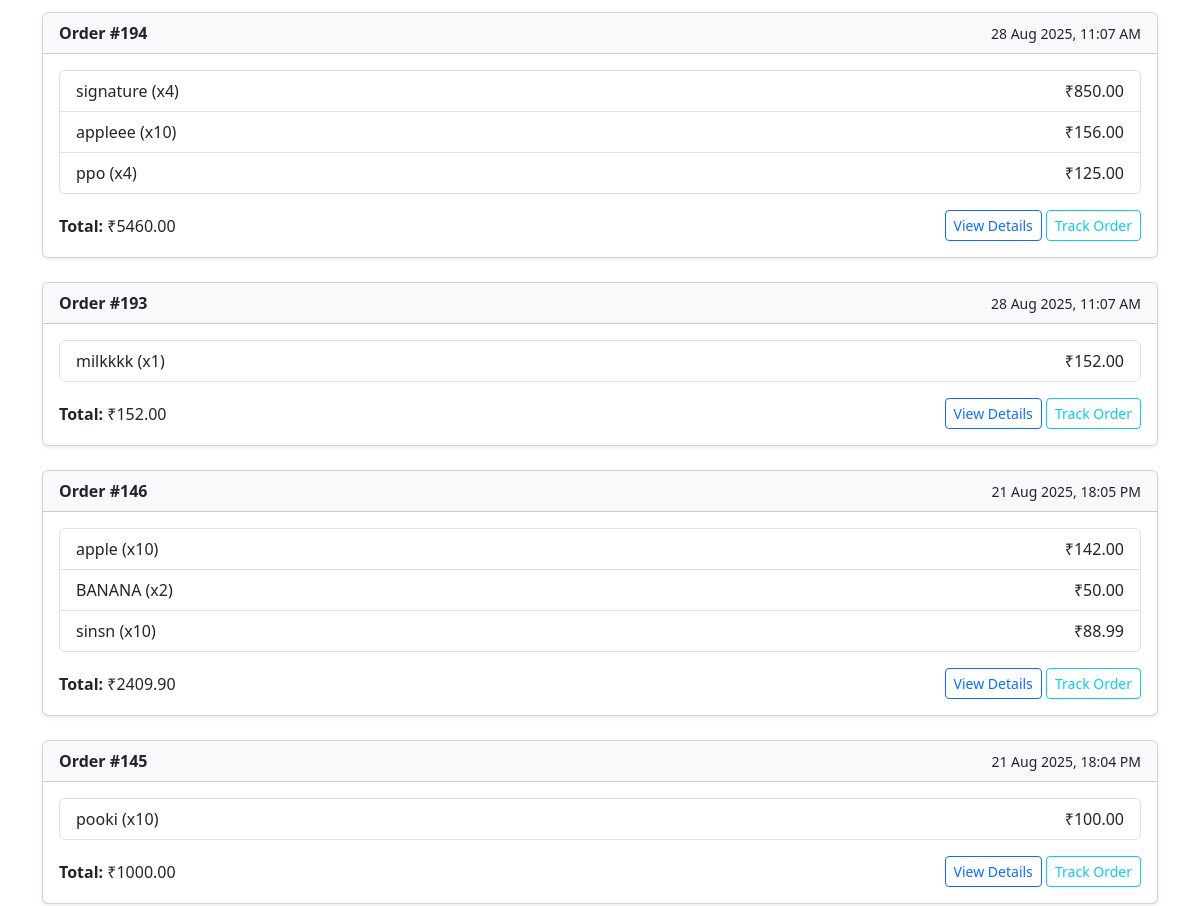
The app's page /accounts/orders/ (signed in, middle part), older data.
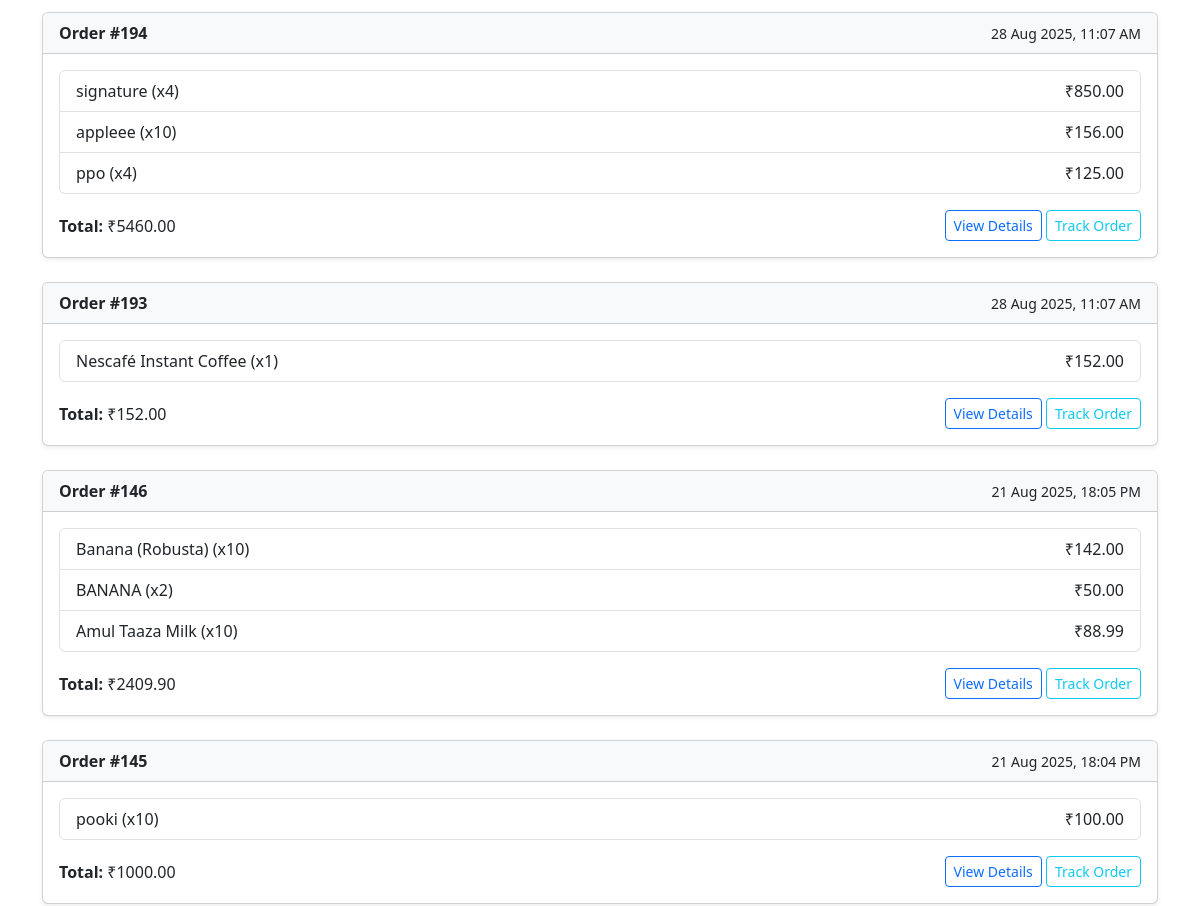
The same page, newer data.
### accounts/models.py (models this page shows, shortened)
class OrderItem(models.Model):
    order = models.ForeignKey(Order, related_name='items', on_delete=models.CASCADE)
    variant = models.ForeignKey(ProductVariant, on_delete=models.SET_NULL, null=True, blank=True)
    product = models.ForeignKey(Product, on_delete=models.SET_NULL, null=True)
    price = models.DecimalField(max_digits=10, decimal_places=2)
    quantity = models.PositiveIntegerField(default=1)

### shop/models.py (models this page shows, shortened)
class Product(models.Model):
    category = models.ForeignKey(Category, on_delete=models.CASCADE, related_name='products')
    name = models.CharField(max_length=255)
    slug = models.SlugField(unique=True ,blank=True)
    description = models.TextField()
    price = models.DecimalField(max_digits=10, decimal_places=2)
    discount_price = models.DecimalField(max_digits=10, decimal_places=2, null=True, blank=True)
    image = models.ImageField(upload_to='products/')
    is_featured = models.BooleanField(default=False)
    sold_count = models.PositiveIntegerField(default=0)
    created_at = models.DateTimeField(auto_now_add=True)
    views = models.PositiveIntegerField(default=1)
    available = models.BooleanField(default=True)
    stock = models.PositiveIntegerField(default=0)

### accounts/views.py (the view)
# urls.py: path('orders/', views.my_orders_view, name='my_orders'),
@login_required
def my_orders_view(request):
    orders = Order.objects.filter(user=request.user).order_by('-created_at').prefetch_related('items__product')
    return render(request, 'accounts/my_orders.html', {'orders': orders})

### shop/context_processors.py (called while the page is built)
def wishlist_context(request):
    wishlist_count = 0
    if request.user.is_authenticated:
        wishlist_count = Wishlist.objects.filter(user=request.user).count()
    return {'wishlist_items_count': wishlist_count}

### accounts/templates/accounts/my_orders.html (shortened to what this page needs)
{% extends 'shop/base.html' %}
{% block content %}
<div class="container py-5">
  {% if orders %}
    {% for order in orders %}
      <div class="card mb-4 shadow-sm">
        <div class="card-header bg-light d-flex justify-content-between align-items-center">
          <strong>Order #{{ order.id }}</strong>
          <small>{{ order.created_at|date:"d M Y, H:i A" }}</small>
        </div>
        <div class="card-body">
          <ul class="list-group mb-3">
            {% for item in order.items.all %}
              <li class="list-group-item d-flex justify-content-between">
                <span>{{ item.product.name }} (x{{ item.quantity }})</span>
                <span>₹{{ item.price|floatformat:2 }}</span>
              </li>
            {% endfor %}
          </ul>
          <div class="d-flex flex-wrap gap-2 justify-content-between align-items-center">
            <span><strong>Total:</strong> ₹{{ order.total_price|floatformat:2 }}</span>
            <div>
              <a href="{% url 'accounts:order_detail' order.id %}" class="btn btn-outline-primary btn-sm">View Details</a>
              <a href="{% url 'accounts:order_tracking' order.id %}" class="btn btn-outline-info btn-sm">Track Order</a>
            </div>
          </div>
        </div>
      </div>
    {% endfor %}
  {% else %}
    <div class="alert alert-info">You haven't placed any orders yet.</div>
  {% endif %}
</div>
{% endblock %}

Row changes from the older to the newer data that the page shows:
changed through a linked row, OrderItem: product.name "milkkkk" → "Nescafé Instant Coffee"
changed through a linked row, OrderItem: product.name "apple" → "Banana (Robusta)"
changed through a linked row, OrderItem: product.name "sinsn" → "Amul Taaza Milk"
